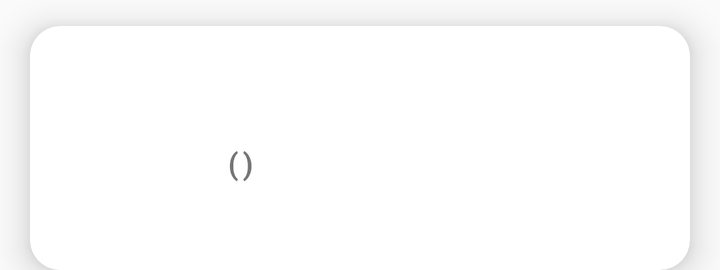
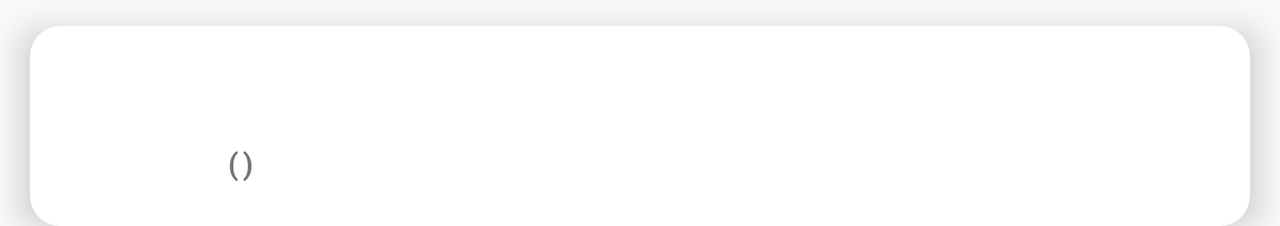

Compare how this app lays out the same screen by default and in its alternative resource folder. The renders come first, then the two layout files and the values they reference.
<!-- AndroidManifest.xml: application theme Theme.Kinopoisk -->
<!-- res/layout/movie.xml -->
<?xml version="1.0" encoding="utf-8"?>
<androidx.cardview.widget.CardView
    xmlns:card_view="http://schemas.android.com/apk/res-auto"
    xmlns:android="http://schemas.android.com/apk/res/android"
    xmlns:app="http://schemas.android.com/apk/res-auto"
    android:layout_width="match_parent"
    android:layout_height="122dp"
    android:layout_marginLeft="15dp"
    android:layout_marginRight="15dp"
    android:layout_marginTop="13dp"
    card_view:cardCornerRadius="15dp"
    card_view:cardElevation="10dp">

    <androidx.constraintlayout.widget.ConstraintLayout
        android:layout_width="match_parent"
        android:layout_height="wrap_content">

        <ImageView
            android:id="@+id/image"
            android:layout_width="90dp"
            android:layout_height="90dp"
            app:layout_constraintStart_toStartOf="parent"
            app:layout_constraintTop_toTopOf="parent"
            android:layout_marginTop="10dp"/>

        <TextView
            android:id="@+id/inform"
            android:layout_width="0dp"
            android:layout_height="0dp"
            android:textSize="14sp"
            android:layout_marginTop="10dp"
            android:layout_marginStart="10dp"
            android:layout_marginEnd="10dp"
            app:layout_constraintTop_toTopOf="parent"
            app:layout_constraintStart_toEndOf="@id/image"/>

        <ImageView
            android:id="@+id/favorite"
            android:layout_width="30dp"
            android:layout_height="30dp"
            app:layout_constraintEnd_toEndOf="parent"
            app:layout_constraintTop_toTopOf="parent"
            android:layout_marginTop="8dp"
            android:layout_marginEnd="8dp"/>

        <TextView
            android:id="@+id/name"
            android:layout_width="190dp"
            android:layout_height="wrap_content"
            android:textSize="18sp"
            android:textStyle="bold"
            android:ellipsize="end"
            android:singleLine="true"
            android:textColor="@color/black"
            app:layout_constraintStart_toEndOf="@id/image"
            app:layout_constraintTop_toTopOf="parent"
            android:layout_marginTop="26dp"
            android:layout_marginStart="5dp"/>

        <TextView
            android:id="@+id/genre"
            android:layout_width="wrap_content"
            android:layout_height="wrap_content"
            android:textSize="15sp"
            android:textStyle="bold"
            app:layout_constraintStart_toEndOf="@id/image"
            app:layout_constraintTop_toBottomOf="@id/name"
            android:layout_marginTop="8dp"
            android:layout_marginStart="5dp"/>

        <TextView
            android:id="@+id/open"
            android:layout_width="wrap_content"
            android:layout_height="wrap_content"
            android:textSize="15sp"
            android:text="@string/open"
            android:textStyle="bold"
            app:layout_constraintStart_toEndOf="@id/genre"
            app:layout_constraintTop_toBottomOf="@id/name"
            android:layout_marginTop="8dp"
            android:layout_marginStart="4dp"/>

        <TextView
            android:id="@+id/year"
            android:layout_width="wrap_content"
            android:layout_height="wrap_content"
            android:textSize="15sp"
            android:textStyle="bold"
            app:layout_constraintStart_toEndOf="@id/open"
            app:layout_constraintTop_toBottomOf="@id/name"
            android:layout_marginTop="8dp"
            android:layout_marginStart="1dp"/>

        <TextView
            android:id="@+id/close"
            android:layout_width="wrap_content"
            android:layout_height="wrap_content"
            android:textSize="15sp"
            android:text="@string/close"
            android:textStyle="bold"
            app:layout_constraintStart_toEndOf="@id/year"
            app:layout_constraintTop_toBottomOf="@id/name"
            android:layout_marginTop="8dp"
            android:layout_marginStart="1dp"/>

    </androidx.constraintlayout.widget.ConstraintLayout>

</androidx.cardview.widget.CardView>
<!-- resources referenced by this layout -->
<resources>
  <color name="black">#FF000000</color>
  <string name="close">)</string>
  <string name="open">(</string>
  <style name="Theme.Kinopoisk" parent="Theme.AppCompat.Light.DarkActionBar">
          
          <item name="colorPrimary">@color/white</item>
          <item name="colorPrimaryVariant">@color/white</item>
          <item name="colorOnPrimary">@color/white</item>
          
          <item name="colorSecondary">@color/teal_200</item>
          <item name="colorSecondaryVariant">@color/teal_700</item>
          <item name="colorOnSecondary">@color/black</item>
          
          <item name="android:statusBarColor">?attr/colorPrimaryVariant</item>
          
          <item name="titleTextColor">@color/black</item>
          <item name="android:windowLightStatusBar">true</item>
      </style>
  <color name="white">#FFFFFFFF</color>
  <color name="teal_200">#FF03DAC5</color>
  <color name="teal_700">#FF018786</color>
</resources>
<!-- res/layout-land/movie.xml (the repository's variant of the layout above) -->
<!-- drawn on the phone turned sideways -->
<?xml version="1.0" encoding="utf-8"?>
<androidx.cardview.widget.CardView
    xmlns:card_view="http://schemas.android.com/apk/res-auto"
    xmlns:android="http://schemas.android.com/apk/res/android"
    xmlns:app="http://schemas.android.com/apk/res-auto"
    android:layout_width="match_parent"
    android:layout_height="wrap_content"
    android:layout_marginLeft="15dp"
    android:layout_marginRight="15dp"
    android:layout_marginTop="13dp"
    card_view:cardCornerRadius="15dp"
    card_view:cardElevation="10dp">

    <androidx.constraintlayout.widget.ConstraintLayout
        android:layout_width="match_parent"
        android:layout_height="wrap_content">

        <ImageView
            android:id="@+id/image"
            android:layout_width="90dp"
            android:layout_height="90dp"
            app:layout_constraintStart_toStartOf="parent"
            app:layout_constraintTop_toTopOf="parent"
            android:layout_marginTop="10dp"/>

        <ImageView
            android:id="@+id/favorite"
            android:layout_width="30dp"
            android:layout_height="30dp"
            app:layout_constraintEnd_toEndOf="parent"
            app:layout_constraintTop_toTopOf="parent"
            android:layout_marginTop="8dp"
            android:layout_marginEnd="8dp"/>

        <TextView
            android:id="@+id/name"
            android:layout_width="190dp"
            android:layout_height="wrap_content"
            android:textSize="18sp"
            android:textStyle="bold"
            android:ellipsize="end"
            android:singleLine="true"
            android:textColor="@color/black"
            app:layout_constraintStart_toEndOf="@id/image"
            app:layout_constraintTop_toTopOf="parent"
            android:layout_marginTop="26dp"
            android:layout_marginStart="5dp"/>

        <TextView
            android:id="@+id/inform"
            android:layout_width="280dp"
            android:layout_height="wrap_content"
            android:textSize="18sp"
            android:layout_marginTop="10dp"
            android:layout_marginStart="5dp"
            android:layout_marginEnd="5dp"
            android:layout_marginBottom="10dp"
            app:layout_constraintStart_toEndOf="@id/name"
            app:layout_constraintTop_toTopOf="parent"
            app:layout_constraintBottom_toBottomOf="parent"
            app:layout_constraintEnd_toStartOf="@id/favorite"/>

        <TextView
            android:id="@+id/genre"
            android:layout_width="wrap_content"
            android:layout_height="wrap_content"
            android:textSize="15sp"
            android:textStyle="bold"
            app:layout_constraintStart_toEndOf="@id/image"
            app:layout_constraintTop_toBottomOf="@id/name"
            android:layout_marginTop="8dp"
            android:layout_marginStart="5dp"/>

        <TextView
            android:id="@+id/open"
            android:layout_width="wrap_content"
            android:layout_height="wrap_content"
            android:textSize="15sp"
            android:text="@string/open"
            android:textStyle="bold"
            app:layout_constraintStart_toEndOf="@id/genre"
            app:layout_constraintTop_toBottomOf="@id/name"
            android:layout_marginTop="8dp"
            android:layout_marginStart="4dp"/>

        <TextView
            android:id="@+id/year"
            android:layout_width="wrap_content"
            android:layout_height="wrap_content"
            android:textSize="15sp"
            android:textStyle="bold"
            app:layout_constraintStart_toEndOf="@id/open"
            app:layout_constraintTop_toBottomOf="@id/name"
            android:layout_marginTop="8dp"
            android:layout_marginStart="1dp"/>

        <TextView
            android:id="@+id/close"
            android:layout_width="wrap_content"
            android:layout_height="wrap_content"
            android:textSize="15sp"
            android:text="@string/close"
            android:textStyle="bold"
            app:layout_constraintStart_toEndOf="@id/year"
            app:layout_constraintTop_toBottomOf="@id/name"
            android:layout_marginTop="8dp"
            android:layout_marginStart="1dp"/>

    </androidx.constraintlayout.widget.ConstraintLayout>

</androidx.cardview.widget.CardView>
